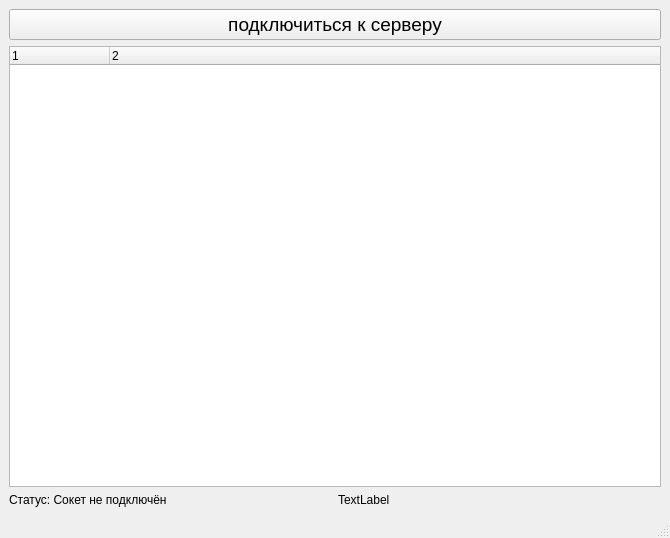
<?xml version="1.0" encoding="UTF-8"?>
<ui version="4.0">
 <class>MainWindow</class>
 <widget class="QMainWindow" name="MainWindow">
  <property name="geometry">
   <rect>
    <x>0</x>
    <y>0</y>
    <width>670</width>
    <height>538</height>
   </rect>
  </property>
  <property name="windowTitle">
   <string>MainWindow</string>
  </property>
  <widget class="QWidget" name="centralwidget">
   <layout class="QGridLayout" name="gridLayout">
    <item row="0" column="0">
     <widget class="QPushButton" name="pushButton">
      <property name="font">
       <font>
        <pointsize>14</pointsize>
       </font>
      </property>
      <property name="text">
       <string>подключиться к серверу</string>
      </property>
     </widget>
    </item>
    <item row="1" column="0">
     <widget class="QTreeWidget" name="treeWidget">
      <property name="columnCount">
       <number>2</number>
      </property>
      <column>
       <property name="text">
        <string>1</string>
       </property>
      </column>
      <column>
       <property name="text">
        <string>2</string>
       </property>
      </column>
     </widget>
    </item>
    <item row="2" column="0">
     <layout class="QHBoxLayout" name="horizontalLayout_3">
      <item>
       <widget class="QLabel" name="label">
        <property name="text">
         <string>Статус: Сокет не подключён</string>
        </property>
       </widget>
      </item>
      <item>
       <widget class="QLabel" name="label_2">
        <property name="text">
         <string>TextLabel</string>
        </property>
       </widget>
      </item>
     </layout>
    </item>
   </layout>
  </widget>
  <widget class="QMenuBar" name="menubar">
   <property name="geometry">
    <rect>
     <x>0</x>
     <y>0</y>
     <width>670</width>
     <height>21</height>
    </rect>
   </property>
  </widget>
  <widget class="QStatusBar" name="statusbar"/>
 </widget>
 <resources/>
 <connections/>
</ui>
